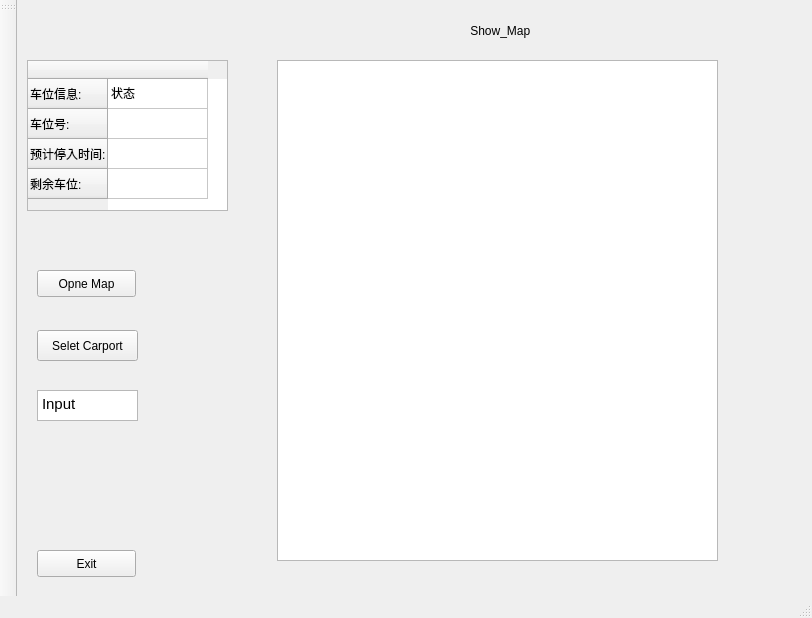
<?xml version="1.0" encoding="UTF-8"?>
<ui version="4.0">
 <class>MainWindow</class>
 <widget class="QMainWindow" name="MainWindow">
  <property name="geometry">
   <rect>
    <x>0</x>
    <y>0</y>
    <width>812</width>
    <height>618</height>
   </rect>
  </property>
  <property name="windowTitle">
   <string>MainWindow</string>
  </property>
  <widget class="QWidget" name="centralWidget">
   <widget class="QPushButton" name="pushButton">
    <property name="geometry">
     <rect>
      <x>20</x>
      <y>270</y>
      <width>99</width>
      <height>27</height>
     </rect>
    </property>
    <property name="text">
     <string>Opne Map</string>
    </property>
   </widget>
   <widget class="QPushButton" name="pushButton_2">
    <property name="geometry">
     <rect>
      <x>20</x>
      <y>550</y>
      <width>99</width>
      <height>27</height>
     </rect>
    </property>
    <property name="text">
     <string>Exit</string>
    </property>
   </widget>
   <widget class="QLabel" name="label">
    <property name="geometry">
     <rect>
      <x>400</x>
      <y>10</y>
      <width>171</width>
      <height>41</height>
     </rect>
    </property>
    <property name="text">
     <string>                Show_Map</string>
    </property>
   </widget>
   <widget class="QGraphicsView" name="graphicsView">
    <property name="geometry">
     <rect>
      <x>260</x>
      <y>60</y>
      <width>441</width>
      <height>501</height>
     </rect>
    </property>
   </widget>
   <widget class="QPushButton" name="selectcarport">
    <property name="geometry">
     <rect>
      <x>20</x>
      <y>330</y>
      <width>101</width>
      <height>31</height>
     </rect>
    </property>
    <property name="text">
     <string>Selet Carport</string>
    </property>
   </widget>
   <widget class="QTextEdit" name="textEdit">
    <property name="geometry">
     <rect>
      <x>20</x>
      <y>390</y>
      <width>101</width>
      <height>31</height>
     </rect>
    </property>
    <property name="html">
     <string>&lt;!DOCTYPE HTML PUBLIC &quot;-//W3C//DTD HTML 4.0//EN&quot; &quot;http://www.w3.org/TR/REC-html40/strict.dtd&quot;&gt;
&lt;html&gt;&lt;head&gt;&lt;meta name=&quot;qrichtext&quot; content=&quot;1&quot; /&gt;&lt;style type=&quot;text/css&quot;&gt;
p, li { white-space: pre-wrap; }
&lt;/style&gt;&lt;/head&gt;&lt;body style=&quot; font-family:'Ubuntu'; font-size:11pt; font-weight:400; font-style:normal;&quot;&gt;
&lt;p style=&quot; margin-top:0px; margin-bottom:0px; margin-left:0px; margin-right:0px; -qt-block-indent:0; text-indent:0px;&quot;&gt;Input&lt;/p&gt;&lt;/body&gt;&lt;/html&gt;</string>
    </property>
   </widget>
   <widget class="QTableWidget" name="tableWidget">
    <property name="geometry">
     <rect>
      <x>10</x>
      <y>60</y>
      <width>201</width>
      <height>151</height>
     </rect>
    </property>
    <row>
     <property name="text">
      <string>车位信息:</string>
     </property>
    </row>
    <row>
     <property name="text">
      <string>车位号:</string>
     </property>
    </row>
    <row>
     <property name="text">
      <string>预计停入时间:</string>
     </property>
    </row>
    <row>
     <property name="text">
      <string>剩余车位:</string>
     </property>
    </row>
    <column>
     <property name="text">
      <string/>
     </property>
    </column>
    <item row="0" column="0">
     <property name="text">
      <string>状态</string>
     </property>
    </item>
    <item row="1" column="0">
     <property name="text">
      <string/>
     </property>
    </item>
    <item row="2" column="0">
     <property name="text">
      <string/>
     </property>
    </item>
   </widget>
  </widget>
  <widget class="QToolBar" name="mainToolBar">
   <attribute name="toolBarArea">
    <enum>LeftToolBarArea</enum>
   </attribute>
   <attribute name="toolBarBreak">
    <bool>false</bool>
   </attribute>
  </widget>
  <widget class="QStatusBar" name="statusBar"/>
 </widget>
 <layoutdefault spacing="6" margin="11"/>
 <resources/>
 <connections/>
</ui>
